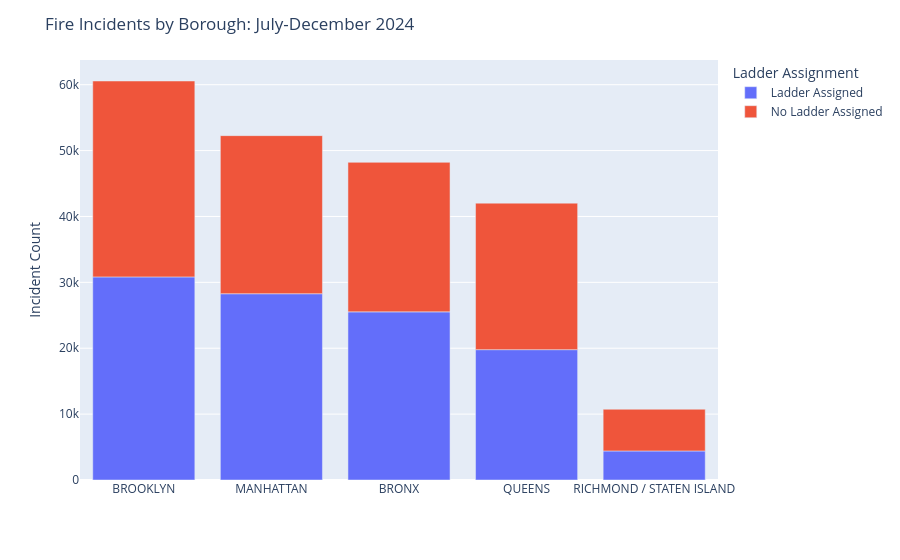

Write notebook code for a chart like this one.
### Markdown cell above
### Customizing Labels and Layout

Raw column names make for poor chart labels. The `labels` parameter lets us rename legend entries, and `update_layout()` lets us set axis titles, a chart title, and hover styling.

### Code cell
#lets adjust some of the labels to make this more professional
fig = px.bar(df_bar, x='INCIDENT_BOROUGH', y='incident_count', color='ladder_assigned', labels={"ladder_assigned": "Ladder Assignment"})
#use .update_laout() method to change some of the formatting options
fig.update_layout(
    xaxis_title='', #remove x-axis label because it's obvious
    yaxis_title='Incident Count',
    title='Fire Incidents by Borough: July-December 2024',
    hoverlabel=dict(
        bgcolor="white", # Set the background color
        font_size=12,
        font_family="Arial"
    )
)
fig.show()

### Figure 1 — Plotly figure (JSON) as saved in the notebook; plotly's stock layout.template omitted (floating-point values rounded to 4 significant figures)
{"data": [{"hovertemplate": "Ladder Assignment=Ladder Assigned<br>INCIDENT_BOROUGH=%{x}<br>incident_count=%{y}<extra></extra>", "legendgroup": "Ladder Assigned", "marker": {"color": "#636efa", "pattern": {"shape": ""}}, "name": "Ladder Assigned", "orientation": "v", "showlegend": true, "textposition": "auto", "type": "bar", "x": ["BROOKLYN", "MANHATTAN", "BRONX", "QUEENS", "RICHMOND / STATEN ISLAND"], "xaxis": "x", "y": [30825, 28275, 25521, 19785, 4408], "yaxis": "y"}, {"hovertemplate": "Ladder Assignment=No Ladder Assigned<br>INCIDENT_BOROUGH=%{x}<br>incident_count=%{y}<extra></extra>", "legendgroup": "No Ladder Assigned", "marker": {"color": "#EF553B", "pattern": {"shape": ""}}, "name": "No Ladder Assigned", "orientation": "v", "showlegend": true, "textposition": "auto", "type": "bar", "x": ["BROOKLYN", "MANHATTAN", "BRONX", "QUEENS", "RICHMOND / STATEN ISLAND"], "xaxis": "x", "y": [29737, 23994, 22697, 22237, 6333], "yaxis": "y"}], "layout": {"barmode": "relative", "hoverlabel": {"bgcolor": "white", "font": {"family": "Arial", "size": 12}}, "legend": {"title": {"text": "Ladder Assignment"}, "tracegroupgap": 0}, "margin": {"t": 60}, "title": {"text": "Fire Incidents by Borough: July-December 2024"}, "xaxis": {"anchor": "y", "domain": [0, 1], "title": {"text": ""}}, "yaxis": {"anchor": "x", "domain": [0, 1], "title": {"text": "Incident Count"}}}}
